Frame 1 (no input): blank canvas, image omitted
Frame 60 (the mouse pressed at the canvas centre just before this capture): blank canvas, image omitted
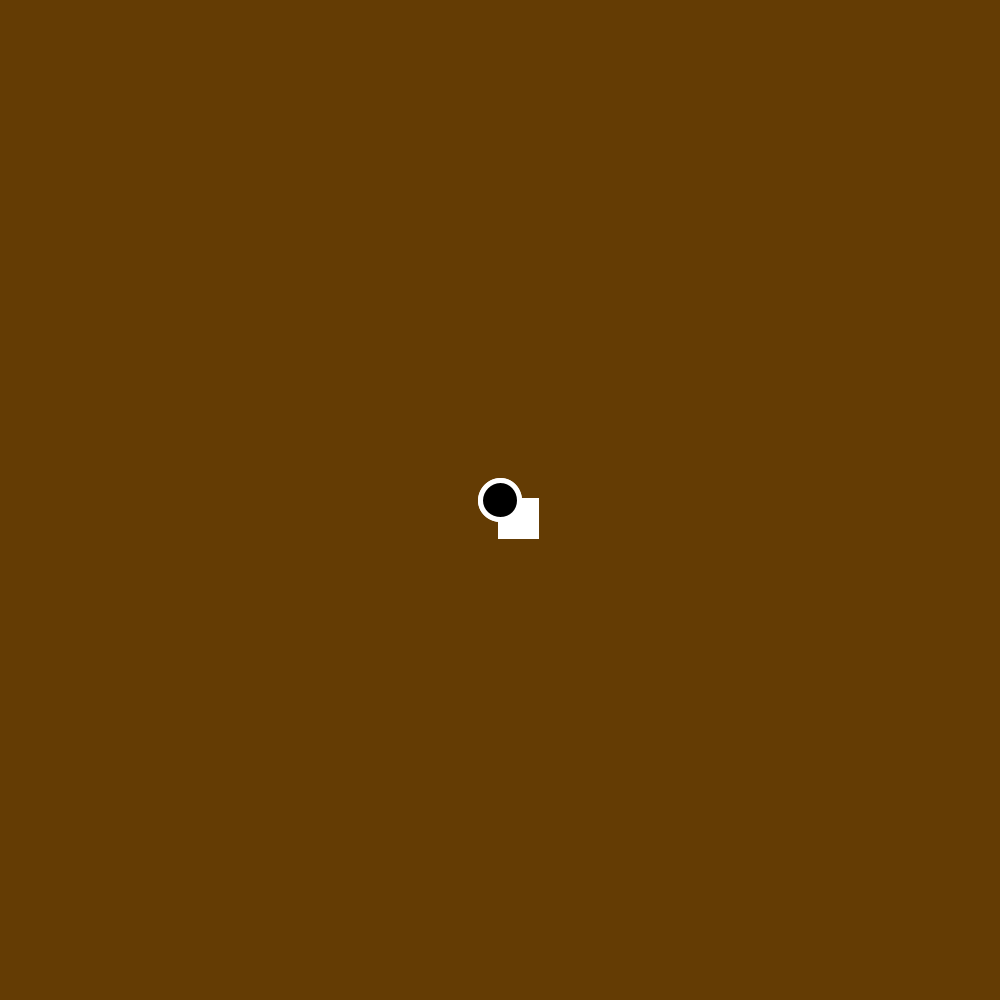
Frame 120 (the mouse held since frame 60 and released just before this capture)

The Processing sketch whose frames 1 and 60 were blank and that drew this single picture after the mouse press (run headless with seeded random() and noise(); from frame 60 on, the mouse is pressed at the canvas centre):

// Processing sketch: Week4_Attempt_1
// ── Week4_Attempt_1.pde
/*
  DISCLAIMER: Well I actually forgot the contents of the assignment for this week so I'm actually 
  just winging this at 2am day of the assignment. It was going to be done yesterday 
  but I fell asleep and stayed that way all day. 

  ASSIGNMENT GUIDELINES MADE UP IN 5 MINUTES
  - Use shapes
  - Make shapes appear as a result of user input(mouse clicks)
  - Move shapes based on user input(spacebar to cause all shapes to move up and down quickly)
  - Use random function in some way 
*/ 

color backgroundColor = color(100,60,4);
color cc;
float shapeX;
float shapeY;
int shake = 0;
boolean rand;
boolean shaking;

int lineX = 500;
void setup()
{
 size(1000, 1000);
 background(backgroundColor);
}

void draw()
{
  rand = random(1) > 0.5;
  // On mouse click, begin spawn 10 shapes that either go left or right of the mouse location at random
  if(mousePressed)
  {
    strokeWeight(5);
    stroke(255);
    line(lineX,0,lineX,1000);
    if(mouseX >= lineX - 5 && mouseX <= mouseX + 5)
     {
      if(mousePressed)
      {  
        background(backgroundColor);
        lineX = mouseX; 
      }
    }
    for(int i = 0; i < 10; i++)
    {
      boolean random = random(1) > 0.5;
      if(random)
      {
        int circ = int(random(40));
        fill(cc);
        ellipse(mouseX+shapeX, mouseY + shapeY, circ, circ);
      }
      else
      {
        int circ = int(random(40));
        fill(255);
        rect(mouseX+shapeX, mouseY + shake, circ, circ);         
      }
    }
  }
  
  // When spacebar is presed, make shapes shaken 
  if(keyPressed)
  {
    if(key == 'm')
    {
       shaking = true;
       cc = color(random(256),random(256),random(256)); 
    }
  }
}
